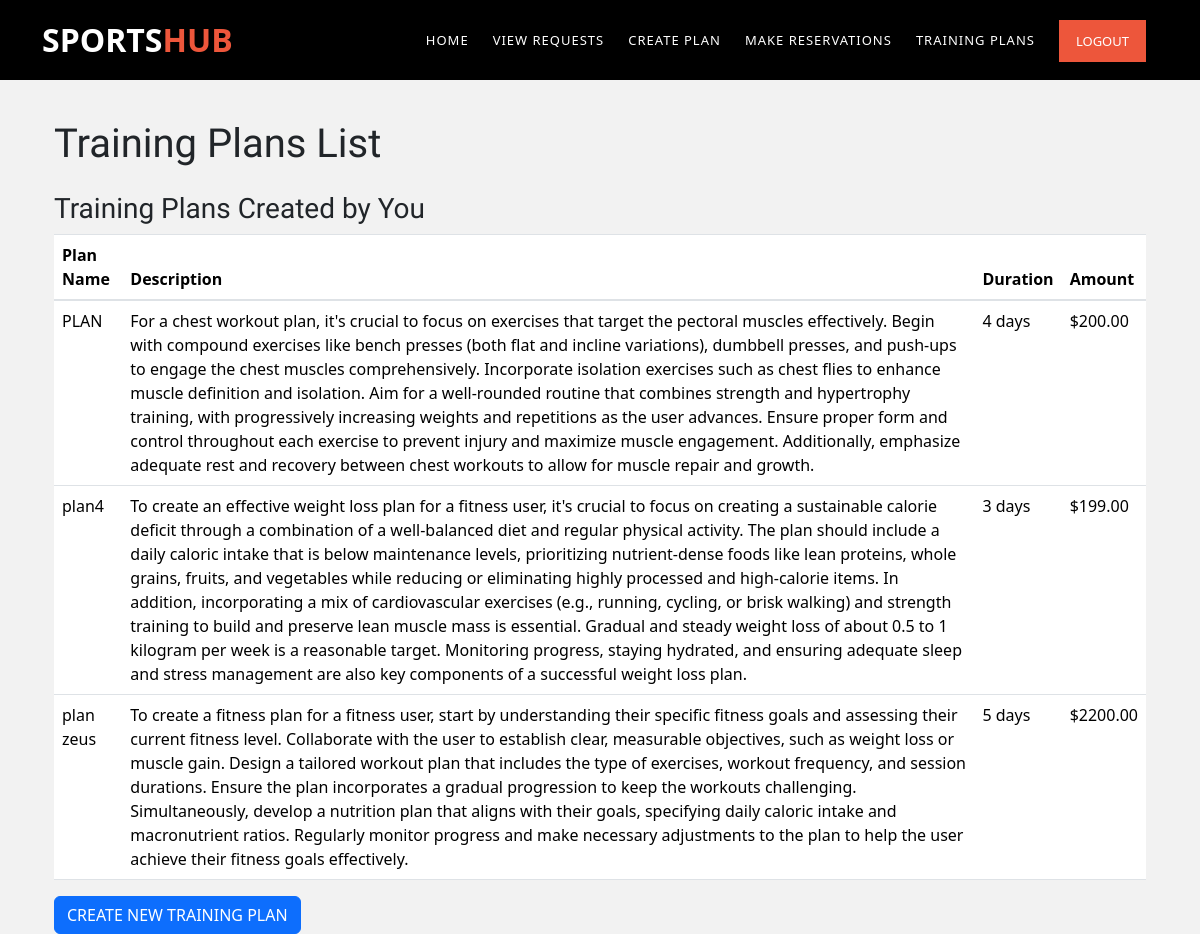
The app's page /members/training_plan_list/ (signed in) with its own data.
### Members/models.py (models this page shows, shortened)
class TrainingPlan(models.Model):
    plan_name = models.CharField(max_length=255)
    description = models.TextField()
    duration = models.IntegerField()
    created_by_trainer = models.ForeignKey(FitnessTrainer, on_delete=models.CASCADE, null=True, blank=True)
    amount = models.DecimalField(max_digits=10, decimal_places=2, null=True, blank=True)

### Members/views.py (the view)
# urls.py: path('training_plan_list/', views.training_plan_list, name='training_plan_list'),
def training_plan_list(request):
    logged_in_user = request.user  # Replace with your logic
    training_plans = TrainingPlan.objects.filter(created_by_trainer=logged_in_user.fitnesstrainer)
    context = {'training_plans': training_plans}
    return render(request, 'training_plan_list.html', context)

### Members/templates/training_plan_list.html
{% extends "Navbar.html" %}
{% block content %}
<div class="container mt-4">
    <h1 class="mb-4">Training Plans List</h1>
    <h3>Training Plans Created by You</h3>
    {% if training_plans %}
        <table class="table">
            <thead>
                <tr>
                    <th scope="col">Plan Name</th>
                    <th scope="col">Description</th>
                    <th scope="col">Duration</th>
                    <th scope="col">Amount</th>
                </tr>
            </thead>
            <tbody>
                {% for plan in training_plans %}
                    <tr>
                        <td>{{ plan.plan_name }}</td>
                        <td>{{ plan.description }}</td>
                        <td>{{ plan.duration }} days</td>
                        <td>${{ plan.amount }}</td>
                    </tr>
                {% endfor %}
            </tbody>
        </table>
    {% else %}
        <p>No training plans found.</p>
    {% endif %}
    <a href="{% url 'Members:create_training_plan' %}" class="btn btn-primary">Create New Training Plan</a>
</div>
{% endblock %}

### static/assets/css/templatemo-training-studio.css (style rules this page uses)
html, body, div, span, applet, object, iframe, h1, h2, h3, h4, h5, h6, p, blockquote, div pre, a, abbr, acronym, address, big, cite, code, del, dfn, em, font, img, ins, kbd, q, s, samp, small, strike, strong, sub, sup, tt, var, b, u, i, center, dl, dt, dd, ol, ul, li, figure, header, nav, section, article, aside, footer, figcaption { margin: 0; padding: 0; border: 0; outline: 0; }
* { box-sizing: border-box; }
html, body { font-family: 'Poppins', sans-serif; font-weight: 400; background-color: #fff; font-size: 16px; -ms-text-size-adjust: 100%; -webkit-font-smoothing: antialiased; -moz-osx-font-smoothing: grayscale; }
a { text-decoration: none !important; }
h1, h2, h3, h4, h5, h6 { margin-top: 0px; margin-bottom: 0px; }
html, body { background: #fff; font-family: 'Poppins', sans-serif; }

### static/css/style.css (style rules this page uses)
html { overflow-x: hidden; }
a { -webkit-transition: .3s all ease; -o-transition: .3s all ease; transition: .3s all ease; }
h1, h2, h3, h4, h5, .h1, .h2, .h3, .h4, .h5 { font-family: "Muli", -apple-system, BlinkMacSystemFont, "Segoe UI", Roboto, "Helvetica Neue", Arial, sans-serif, "Apple Color Emoji", "Segoe UI Emoji", "Segoe UI Symbol", "Noto Color Emoji"; color: #000; }
.btn { text-transform: uppercase; font-size: 12px; font-weight: 900; border-width: 2px; }

### records on screen
TrainingPlan: plan_name "PLAN", description "For a chest workout plan, it's crucial to focus on exercises that target the pectoral muscles effectively. Begin with compound exercises like bench presses (both flat and incline variations), dumbbell presses, and push-ups to engage the chest muscles comprehensively. Incorporate isolation exercises such as chest flies to enhance muscle definition and isolation. Aim for a well-rounded routine that combines strength and hypertrophy training, with progressively increasing weights and repetitions as the user advances. Ensure proper form and control throughout each exercise to prevent injury and maximize muscle engagement. Additionally, emphasize adequate rest and recovery between chest workouts…", duration "4", amount "200.00"
TrainingPlan: plan_name "plan4", description "To create an effective weight loss plan for a fitness user, it's crucial to focus on creating a sustainable calorie deficit through a combination of a well-balanced diet and regular physical activity. The plan should include a daily caloric intake that is below maintenance levels, prioritizing nutrient-dense foods like lean proteins, whole grains, fruits, and vegetables while reducing or eliminating highly processed and high-calorie items. In addition, incorporating a mix of cardiovascular exercises (e.g., running, cycling, or brisk walking) and strength training to build and preserve lean muscle mass is essential. Gradual and steady weight loss of about 0.5 to 1 kilogram per week is a…", duration "3", amount "199.00"
TrainingPlan: plan_name "plan zeus", description "To create a fitness plan for a fitness user, start by understanding their specific fitness goals and assessing their current fitness level. Collaborate with the user to establish clear, measurable objectives, such as weight loss or muscle gain. Design a tailored workout plan that includes the type of exercises, workout frequency, and session durations. Ensure the plan incorporates a gradual progression to keep the workouts challenging. Simultaneously, develop a nutrition plan that aligns with their goals, specifying daily caloric intake and macronutrient ratios. Regularly monitor progress and make necessary adjustments to the plan to help the user achieve their fitness goals effectively.", duration "5", amount "2200.00"
